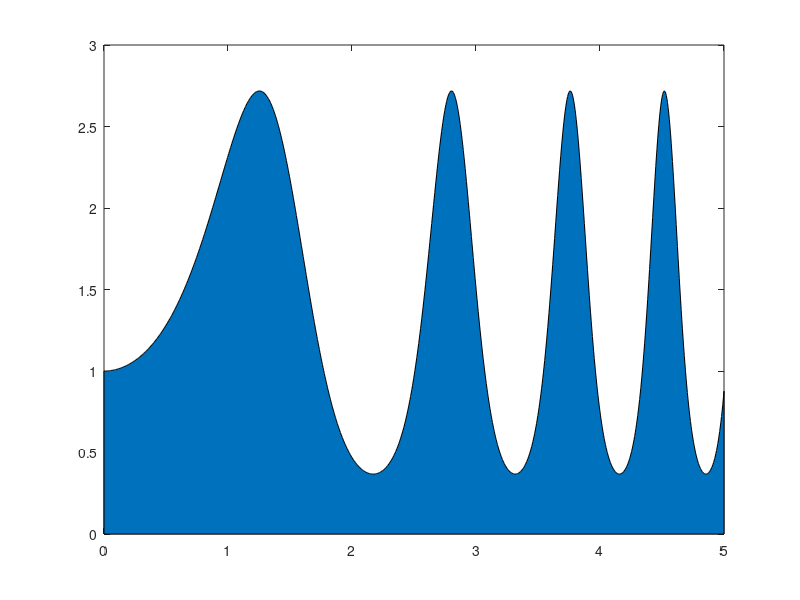

Write the MATLAB code that produced this figure. (Note: this script raises an error after producing the figure.)
%% Numeric Integration using trapz
% we revisit example 1 and use the trapz function to estimate the integral.
% we compare our results to the analytic results and also look at the
% effect of sampling frequency

% trapz requires data vectors and integral requires a function and bounds
clear all; close all; clc;

% define the function
y = @(x) exp(sin(x.^2));

% create the space
xt = linspace(0,5,1e3);

figure('name','Trapezoidal Approximation');
h = area(xt,y(xt)); h.FaceColor = [0.9 0.9 0.9];
xlabel('x'); ylabel('y'); grid on; hold on;
% use latex to display the title
title('$y = e^{\sin x^2}$','interpreter','latex','FontSize',15);

% recall that we won't actually know what our underlying function is, so we
% sample it.
samples = 50;
xp = linspace(0,5,samples);% sample points between 0 and 5
meas = y(xp);% simulated measurements
plot(xp,meas,'ko-'); hold on;

% overlay the trapezoids
Vx = [xp;xp]; Vy = [zeros(1,length(meas));meas];
line(Vx,Vy,'Color','k','LineStyle','--');

% using quadrature in ex 1 -> area = 6.7975
I_trap = trapz(xp,meas);% 7.5893 for 10 samples -> this is an overestimate
% 6.8187 for 30 samples

% if this were acceleration and velocity, then integrating the acceleration
% would only give us a change in velocity. to get the absolute velocity we 
% need to add it back to the initial velocity.

% plot the cumulative integral (optional)
%I_cumtrap = cumtrapz(xp,meas);
%plot(xp,I_cumtrap,'k-');

